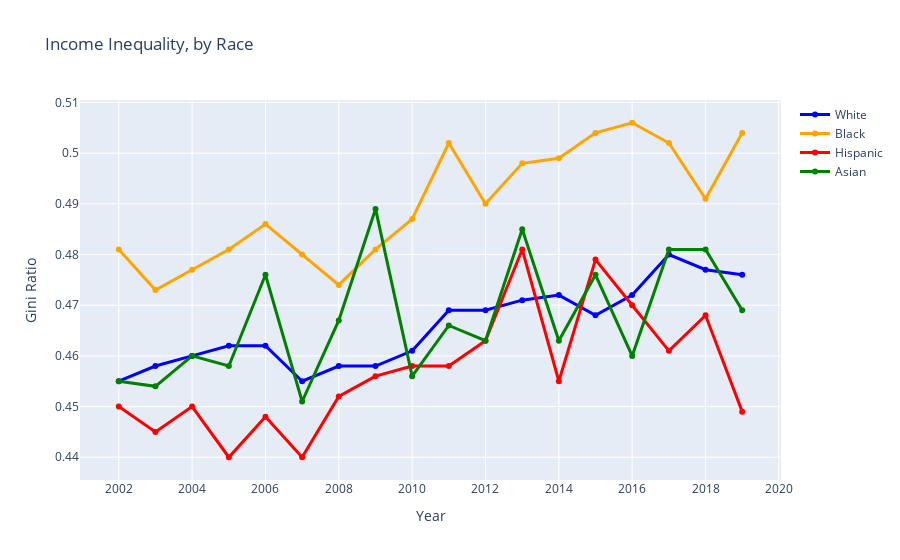

The notebook cell saved with this chart:
### Code cell
# Income Inequality (Gini Ratio), by Race
line_width = 3
races_dict = {
    'White': ['GINIWAH', 'blue'],
    'Black': ['GINIBAH', 'orange'],
    'Hispanic': ['GINIHARH', 'red'],
    'Asian': ['GINIAAH', 'green']
}

# Create a style traces
fig = go.Figure()

for k, v in races_dict.items():
    current_df = fred.get_series_df(races_dict[k][0])[['date', 'value']]
    filter_ = (current_df['date'] >= '2002-01-01') & (current_df['date'] <= '2019-01-01')

    fig.add_trace(go.Line(x=current_df[filter_].iloc[:, 0],
                          y=current_df[filter_].iloc[:, 1],
                          mode='lines+markers',
                          name=f'{k}',
                          line=dict(color=races_dict[k][1], width=line_width)))

# Edit layout
fig.update_layout(title='Income Inequality, by Race',
                  xaxis_title = 'Year',
                  yaxis_title = 'Gini Ratio')

fig.update_yaxes(nticks=10)

fig.update_xaxes(nticks=10)

fig.show();

### Figure 1 — Plotly figure (JSON) as saved in the notebook; plotly's stock layout.template omitted (floating-point values rounded to 4 significant figures)
{"data": [{"line": {"color": "blue", "width": 3}, "mode": "lines+markers", "name": "White", "type": "scatter", "x": ["2002-01-01", "2003-01-01", "2004-01-01", "2005-01-01", "2006-01-01", "2007-01-01", "2008-01-01", "2009-01-01", "2010-01-01", "2011-01-01", "2012-01-01", "2013-01-01", "2014-01-01", "2015-01-01", "2016-01-01", "2017-01-01", "2018-01-01", "2019-01-01"], "y": ["0.455", "0.458", "0.460", "0.462", "0.462", "0.455", "0.458", "0.458", "0.461", "0.469", "0.469", "0.471", "0.472", "0.468", "0.472", "0.48", "0.477", "0.476"]}, {"line": {"color": "orange", "width": 3}, "mode": "lines+markers", "name": "Black", "type": "scatter", "x": ["2002-01-01", "2003-01-01", "2004-01-01", "2005-01-01", "2006-01-01", "2007-01-01", "2008-01-01", "2009-01-01", "2010-01-01", "2011-01-01", "2012-01-01", "2013-01-01", "2014-01-01", "2015-01-01", "2016-01-01", "2017-01-01", "2018-01-01", "2019-01-01"], "y": ["0.481", "0.473", "0.477", "0.481", "0.486", "0.480", "0.474", "0.481", "0.487", "0.502", "0.490", "0.498", "0.499", "0.504", "0.506", "0.502", "0.491", "0.504"]}, {"line": {"color": "red", "width": 3}, "mode": "lines+markers", "name": "Hispanic", "type": "scatter", "x": ["2002-01-01", "2003-01-01", "2004-01-01", "2005-01-01", "2006-01-01", "2007-01-01", "2008-01-01", "2009-01-01", "2010-01-01", "2011-01-01", "2012-01-01", "2013-01-01", "2014-01-01", "2015-01-01", "2016-01-01", "2017-01-01", "2018-01-01", "2019-01-01"], "y": ["0.450", "0.445", "0.450", "0.440", "0.448", "0.440", "0.452", "0.456", "0.458", "0.458", "0.463", "0.481", "0.455", "0.479", "0.470", "0.461", "0.468", "0.449"]}, {"line": {"color": "green", "width": 3}, "mode": "lines+markers", "name": "Asian", "type": "scatter", "x": ["2002-01-01", "2003-01-01", "2004-01-01", "2005-01-01", "2006-01-01", "2007-01-01", "2008-01-01", "2009-01-01", "2010-01-01", "2011-01-01", "2012-01-01", "2013-01-01", "2014-01-01", "2015-01-01", "2016-01-01", "2017-01-01", "2018-01-01", "2019-01-01"], "y": ["0.455", "0.454", "0.460", "0.458", "0.476", "0.451", "0.467", "0.489", "0.456", "0.466", "0.463", "0.485", "0.463", "0.476", "0.460", "0.481", "0.481", "0.469"]}], "layout": {"title": {"text": "Income Inequality, by Race"}, "xaxis": {"nticks": 10, "title": {"text": "Year"}}, "yaxis": {"nticks": 10, "title": {"text": "Gini Ratio"}}}}
